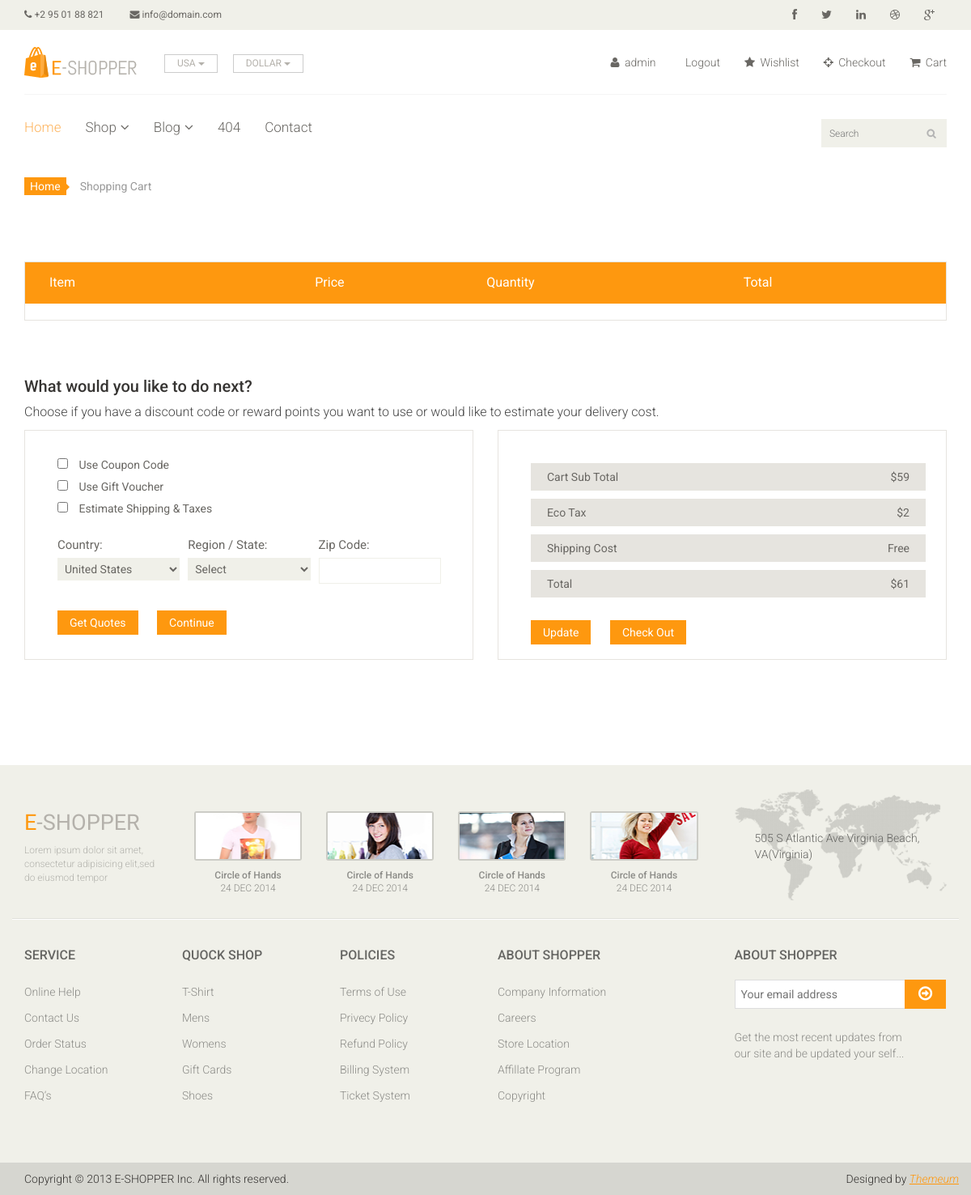
Page /mycart (signed in) on the earlier database version.
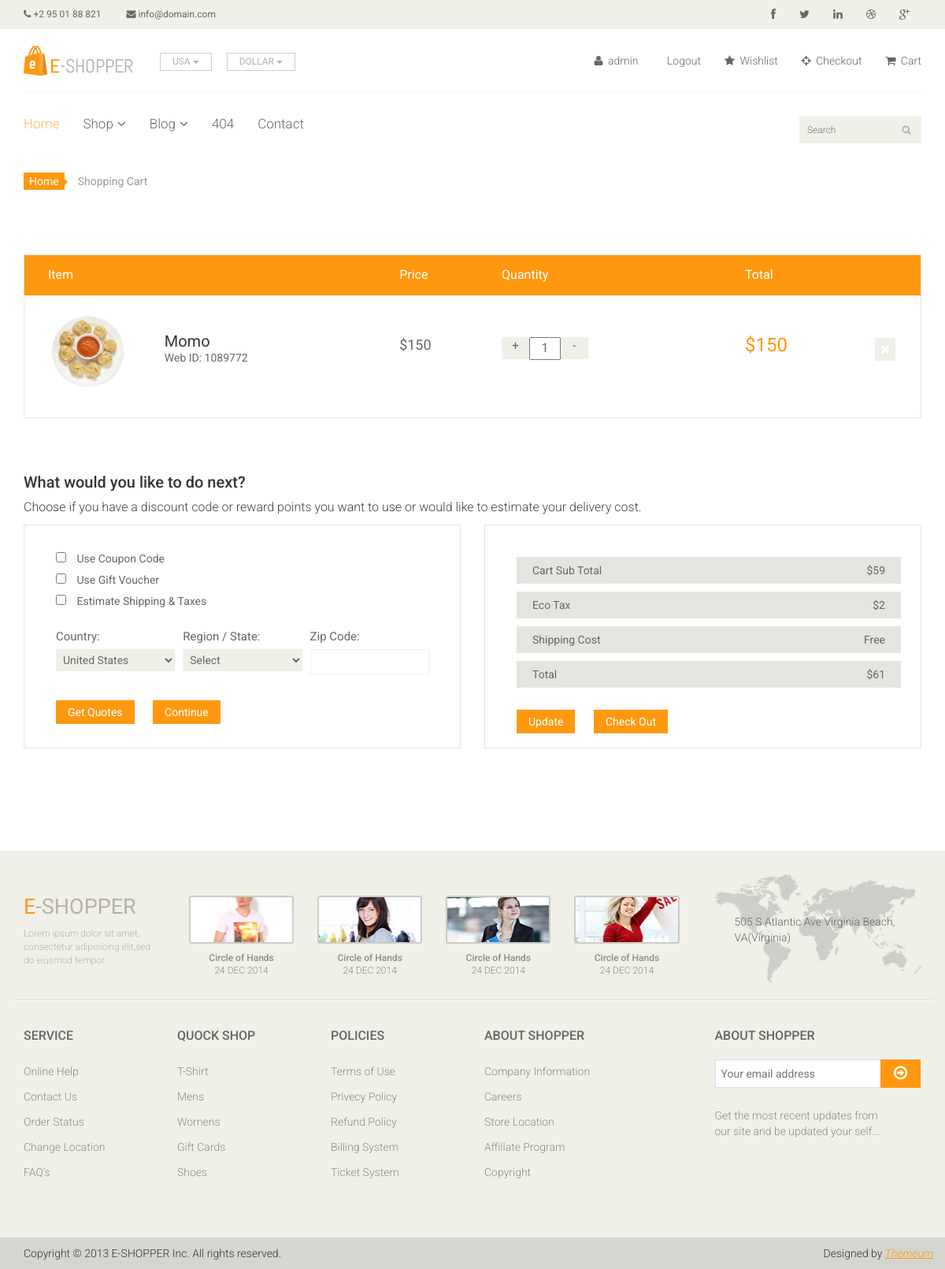
Same page on the later database version.
### home/models.py (models this page shows, shortened)
class Cart(models.Model):
	user = models.ForeignKey(settings.AUTH_USER_MODEL,on_delete = models.CASCADE)
	slug = models.CharField(max_length = 300)
	items =models.ForeignKey(Item,on_delete = models.CASCADE)
	quantity = models.IntegerField(default=1)
	total = models.IntegerField(default = 0)
	checkout = models.BooleanField(default = False)
	def get_deletecart_url(self):
		return reverse("home:deletecart",kwargs = {'slug':self.slug})
	def get_removecart_url(self):
		return reverse("home:removecart",kwargs = {'slug':self.slug})

class Item(models.Model):
	title = models.CharField(max_length=400)
	slug = models.CharField(max_length=500)
	price = models.IntegerField()
	discounted_price = models.IntegerField()
	description = models.TextField()
	image = models.ImageField(upload_to = 'media')
	category = models.ForeignKey(Category,on_delete = models.CASCADE)
	subcategory = models.ForeignKey(SubCategory,on_delete = models.CASCADE)
	status = models.CharField(max_length=40,choices =STATUS,blank = True)
	stock = models.CharField(max_length = 50,choices = STOCK,blank = True)
	labels = models.CharField(max_length=30,choices=LABELS,blank = True)
	def get_cart_url(self):
		return reverse("home:cart",kwargs = {'slug':self.slug})

### home/views.py (the view)
# urls.py: path('mycart', CartView.as_view(), name='mycart'),
class CartView(BaseViews):
	def get(self,request):
		self.views['carts'] = Cart.objects.filter(user = request.user,checkout=False)
		return render(request,'cart.html',self.views)

### templates/cart.html (shortened to what this page needs)
{% extends 'base.html' %}
{% load static %}
{% block content %}
	<section id="cart_items">
		<div class="container">
			<div class="breadcrumbs">
				<ol class="breadcrumb">
				  <li><a href="#">Home</a></li>
				  <li class="active">Shopping Cart</li>
				</ol>
			</div>
			<div class="table-responsive cart_info">
				<table class="table table-condensed">
					<thead>
						<tr class="cart_menu">
							<td class="image">Item</td>
							<td class="description"></td>
							<td class="price">Price</td>
							<td class="quantity">Quantity</td>
							<td class="total">Total</td>
							<td></td>
						</tr>
					</thead>
					<tbody>
						{% for cart in carts %}
						<tr>
							<td class="cart_product">
								<a href=""><img src="{{ cart.items.image.url }}" alt="" height = "100" width = "100"></a>
							</td>
							<td class="cart_description">
								<h4><a href="">{{cart.items.title}}</a></h4>
								<p>Web ID: 1089772</p>
							</td>
							<td class="cart_price">
								<p>${{cart.items.price}}</p>
							</td>
							<td class="cart_quantity">
								<div class="cart_quantity_button">
									<a class="cart_quantity_up" href="{{cart.items.get_cart_url}}"> + </a>
									<input class="cart_quantity_input" type="text" name="quantity" value="{{cart.quantity}}" autocomplete="off" size="2">
									<a class="cart_quantity_down" href="{{cart.get_removecart_url}}"> - </a>
								</div>
							</td>
							<td class="cart_total">
								<p class="cart_total_price">${{cart.total}}</p>
							</td>
							<td class="cart_delete">
								<a class="cart_quantity_delete" href="{{cart.get_deletecart_url}}"><i class="fa fa-times"></i></a>
							</td>
						</tr>
						{% endfor %}
					</tbody>
				</table>
			</div>
		</div>
	</section>
	<section id="do_action">
		<div class="container">
			<div class="heading">
				<h3>What would you like to do next?</h3>
				<p>Choose if you have a discount code or reward points you want to use or would like to estimate your delivery cost.</p>
			</div>
			<div class="row">
				<div class="col-sm-6">
					<div class="chose_area">
						<ul class="user_option">
							<li>
								<input type="checkbox">
								<label>Use Coupon Code</label>
							</li>
							<li>
								<input type="checkbox">
								<label>Use Gift Voucher</label>
							</li>
							<li>
								<input type="checkbox">
								<label>Estimate Shipping & Taxes</label>
							</li>
						</ul>
						<ul class="user_info">
							<li class="single_field">
								<label>Country:</label>
								<select>
									<option>United States</option>
								</select>
							</li>
							<li class="single_field">
								<label>Region / State:</label>
								<select>
									<option>Select</option>
								</select>
							</li>
							<li class="single_field zip-field">
								<label>Zip Code:</label>
								<input type="text">
							</li>
						</ul>
						<a class="btn btn-default update" href="">Get Quotes</a>
						<a class="btn btn-default check_out" href="">Continue</a>
					</div>
				</div>
				<div class="col-sm-6">
					<div class="total_area">
						<ul>
							<li>Cart Sub Total <span>$59</span></li>
							<li>Eco Tax <span>$2</span></li>
							<li>Shipping Cost <span>Free</span></li>
							<li>Total <span>$61</span></li>
						</ul>
							<a class="btn btn-default update" href="">Update</a>
							<a class="btn btn-default check_out" href="">Check Out</a>
					</div>
				</div>
			</div>
		</div>
	</section>
{% endblock %}

### templates/base.html (shortened to what this page needs)
<!DOCTYPE html>
{% load static %}
<html lang="en">
<head>
    <link href="{% static 'css/bootstrap.min.css' %}" rel="stylesheet">
    <link href="{% static 'css/font-awesome.min.css' %}" rel="stylesheet">
    <link href="{% static 'css/prettyPhoto.css' %}" rel="stylesheet">
    <link href="{% static 'css/price-range.css' %}" rel="stylesheet">
    <link href="{% static 'css/animate.css' %}" rel="stylesheet">
	<link href="{% static 'css/main.css' %}" rel="stylesheet">
	<link href="{% static 'css/responsive.css' %}" rel="stylesheet">
</head>
<body>
	<header id="header">
		<div class="header_top">
			<div class="container">
				<div class="row">
					<div class="col-sm-6">
						<div class="contactinfo">
							<ul class="nav nav-pills">
								<li><a href="#"><i class="fa fa-phone"></i> +2 95 01 88 821</a></li>
								<li><a href="#"><i class="fa fa-envelope"></i> info@domain.com</a></li>
							</ul>
						</div>
					</div>
					<div class="col-sm-6">
						<div class="social-icons pull-right">
							<ul class="nav navbar-nav">
								<li><a href="#"><i class="fa fa-facebook"></i></a></li>
								<li><a href="#"><i class="fa fa-twitter"></i></a></li>
								<li><a href="#"><i class="fa fa-linkedin"></i></a></li>
								<li><a href="#"><i class="fa fa-dribbble"></i></a></li>
								<li><a href="#"><i class="fa fa-google-plus"></i></a></li>
							</ul>
						</div>
					</div>
				</div>
			</div>
		</div>
		<div class="header-middle">
			<div class="container">
				<div class="row">
					<div class="col-sm-4">
						<div class="logo pull-left">
							<a href="index.html"><img src="images/home/logo.png" alt="" /></a>
						</div>
						<div class="btn-group pull-right">
							<div class="btn-group">
								<button type="button" class="btn btn-default dropdown-toggle usa" data-toggle="dropdown">
									USA
									<span class="caret"></span>
								</button>
							</div>
							<div class="btn-group">
								<button type="button" class="btn btn-default dropdown-toggle usa" data-toggle="dropdown">
									DOLLAR
									<span class="caret"></span>
								</button>
							</div>
						</div>
					</div>
					<div class="col-sm-8">
						<div class="shop-menu pull-right">
							<ul class="nav navbar-nav">
								{% if user.is_authenticated %}
								<li><a href="#"><i class="fa fa-user"></i> {{user.username }}</a></li>
								<li><a href="/accounts/logout"> Logout</a>
								<li><a href="#"><i class="fa fa-star"></i> Wishlist</a></li>
								<li><a href="checkout.html"><i class="fa fa-crosshairs"></i> Checkout</a></li>
								<li><a href="cart.html"><i class="fa fa-shopping-cart"></i> Cart</a></li>
								{% else %}
								<li><a href="accounts/login"><i class="fa fa-lock"></i> Login</a></li>
								<li><a href="signup"><i class="fa fa-user"></i> Signup</a></li>
								{% endif %}
							</ul>
						</div>
					</div>
				</div>
			</div>
		</div>
		<div class="header-bottom">
			<div class="container">
				<div class="row">
					<div class="col-sm-9">
						<div class="mainmenu pull-left">
							<ul class="nav navbar-nav collapse navbar-collapse">
								<li><a href="index.html" class="active">Home</a></li>
								<li class="dropdown"><a href="#">Shop<i class="fa fa-angle-down"></i></a>
                                </li>
								<li class="dropdown"><a href="#">Blog<i class="fa fa-angle-down"></i></a>
                                </li>
								<li><a href="404.html">404</a></li>
								<li><a href="contact-us.html">Contact</a></li>
							</ul>
						</div>
					</div>
					<form method = "GET" action = 'search'>
					<div class="col-sm-3">
						<div class="search_box pull-right">
							<input type="text" name = "query" placeholder="Search"/>
						</div>
					</div>
				</form>
				</div>
			</div>
		</div>
	</header>
{% block content %}
{% endblock %}
	<footer id="footer">
		<div class="footer-top">
			<div class="container">
				<div class="row">
					<div class="col-sm-2">
						<div class="companyinfo">
							<h2><span>e</span>-shopper</h2>
							<p>Lorem ipsum dolor sit amet, consectetur adipisicing elit,sed do eiusmod tempor</p>
						</div>
					</div>
					<div class="col-sm-7">
						<div class="col-sm-3">
							<div class="video-gallery text-center">
								<a href="#">
									<div class="iframe-img">
										<img src="images/home/iframe1.png" alt="" />
									</div>
								</a>
								<p>Circle of Hands</p>
								<h2>24 DEC 2014</h2>
							</div>
						</div>
						<div class="col-sm-3">
							<div class="video-gallery text-center">
								<a href="#">
									<div class="iframe-img">
										<img src="images/home/iframe2.png" alt="" />
									</div>
								</a>
								<p>Circle of Hands</p>
								<h2>24 DEC 2014</h2>
							</div>
						</div>
						<div class="col-sm-3">
							<div class="video-gallery text-center">
								<a href="#">
									<div class="iframe-img">
										<img src="images/home/iframe3.png" alt="" />
									</div>
								</a>
								<p>Circle of Hands</p>
								<h2>24 DEC 2014</h2>
							</div>
						</div>
						<div class="col-sm-3">
							<div class="video-gallery text-center">
								<a href="#">
									<div class="iframe-img">
										<img src="images/home/iframe4.png" alt="" />
									</div>
								</a>
								<p>Circle of Hands</p>
								<h2>24 DEC 2014</h2>
							</div>
						</div>
					</div>
					<div class="col-sm-3">
						<div class="address">
							<img src="images/home/map.png" alt="" />
							<p>505 S Atlantic Ave Virginia Beach, VA(Virginia)</p>
						</div>
					</div>
				</div>
			</div>
		</div>
		<div class="footer-widget">
			<div class="container">
				<div class="row">
					<div class="col-sm-2">
						<div class="single-widget">
							<h2>Service</h2>
							<ul class="nav nav-pills nav-stacked">
								<li><a href="#">Online Help</a></li>
								<li><a href="#">Contact Us</a></li>
								<li><a href="#">Order Status</a></li>
								<li><a href="#">Change Location</a></li>
								<li><a href="#">FAQ’s</a></li>
							</ul>
						</div>
					</div>
					<div class="col-sm-2">
						<div class="single-widget">
							<h2>Quock Shop</h2>
							<ul class="nav nav-pills nav-stacked">
								<li><a href="#">T-Shirt</a></li>
								<li><a href="#">Mens</a></li>
								<li><a href="#">Womens</a></li>
								<li><a href="#">Gift Cards</a></li>
								<li><a href="#">Shoes</a></li>
							</ul>
						</div>
					</div>
					<div class="col-sm-2">
						<div class="single-widget">
							<h2>Policies</h2>
							<ul class="nav nav-pills nav-stacked">
								<li><a href="#">Terms of Use</a></li>
								<li><a href="#">Privecy Policy</a></li>
								<li><a href="#">Refund Policy</a></li>
								<li><a href="#">Billing System</a></li>
								<li><a href="#">Ticket System</a></li>
							</ul>
						</div>
					</div>
					<div class="col-sm-2">
						<div class="single-widget">
							<h2>About Shopper</h2>
							<ul class="nav nav-pills nav-stacked">
								<li><a href="#">Company Information</a></li>
								<li><a href="#">Careers</a></li>
								<li><a href="#">Store Location</a></li>
								<li><a href="#">Affillate Program</a></li>
								<li><a href="#">Copyright</a></li>
							</ul>
						</div>
					</div>
					<div class="col-sm-3 col-sm-offset-1">
						<div class="single-widget">
							<h2>About Shopper</h2>
							<form action="#" class="searchform">
								<input type="text" placeholder="Your email address" />
								<button type="submit" class="btn btn-default"><i class="fa fa-arrow-circle-o-right"></i></button>
								<p>Get the most recent updates from <br />our site and be updated your self...</p>
							</form>
						</div>
					</div>
				</div>
			</div>
		</div>
		<div class="footer-bottom">
			<div class="container">
				<div class="row">
					<p class="pull-left">Copyright © 2013 E-SHOPPER Inc. All rights reserved.</p>
					<p class="pull-right">Designed by <span><a target="_blank" href="http://www.themeum.com">Themeum</a></span></p>
				</div>
			</div>
		</div>
	</footer>
</body>
</html>

Differences in the rows shown:
added Cart: items.image (picture), items "Momo", items.price "150", quantity "1", total "150"
